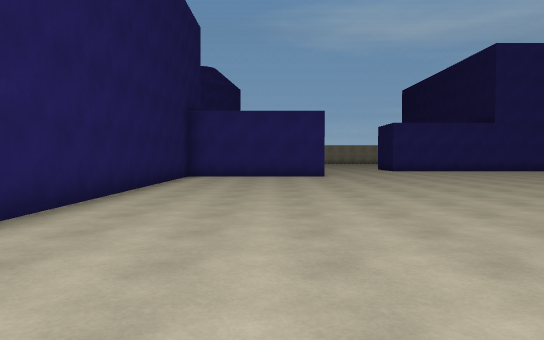
[1] (above)

24 first-person views from a walk through a scene from a Unity 3-D project. The camera is 1.3 m above the floor, tilts 2° down and sees 70° across. The floor is counted in squares, 2 m on a side. Each view is taken from the middle of a square. On the plan, view 1 faces up. The plan holds only what a view shows up to about 11 squares ahead; the rest is blank. The place goes on beyond the plan. The player is left out.

[2]
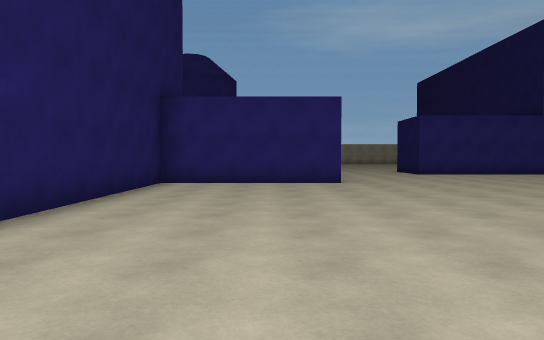

[3]
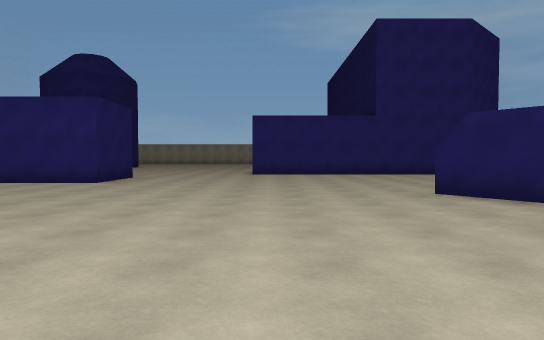

[4]
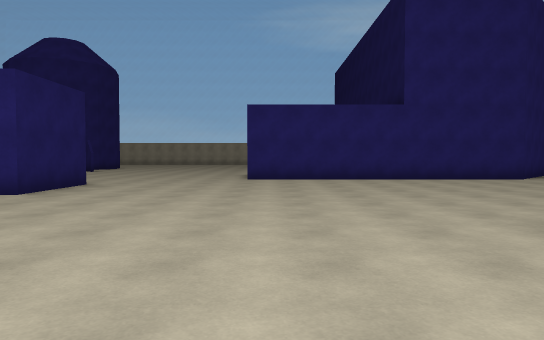

[5]
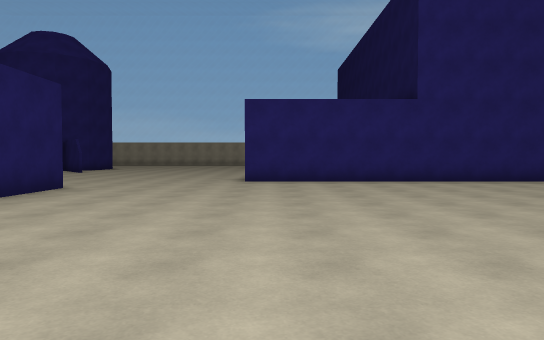

[6]
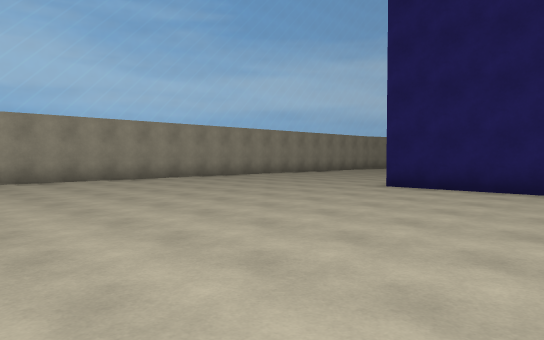

[7]
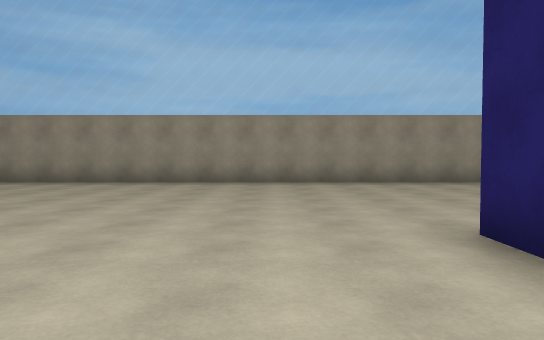

[8]
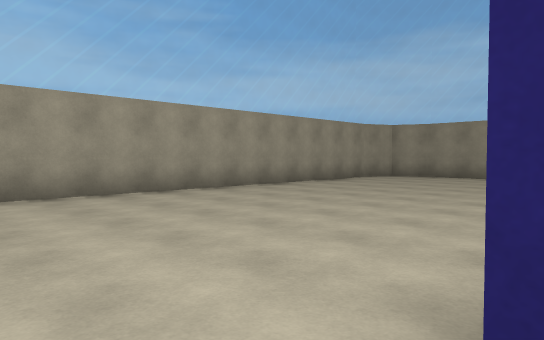

[9]
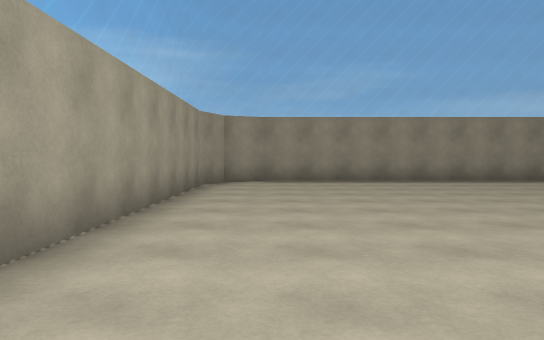

[10]
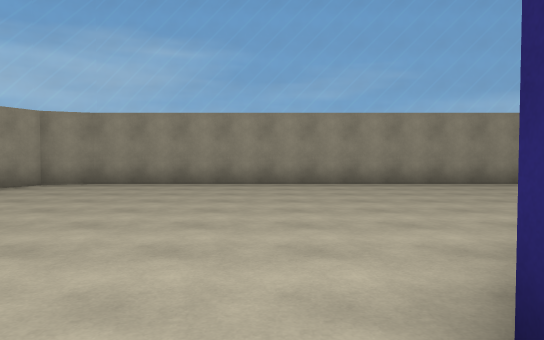

[11]
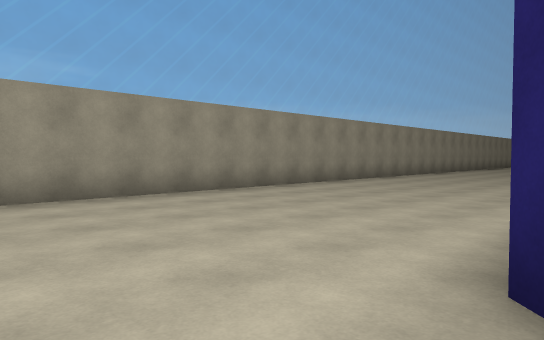

[12]
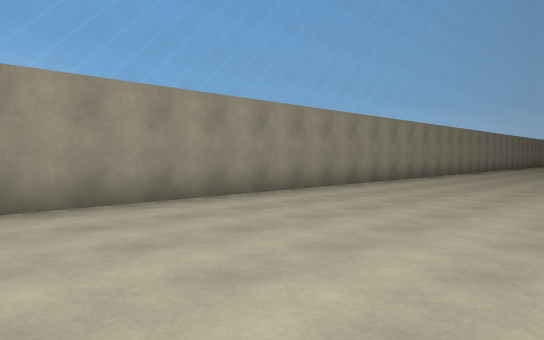

[13]
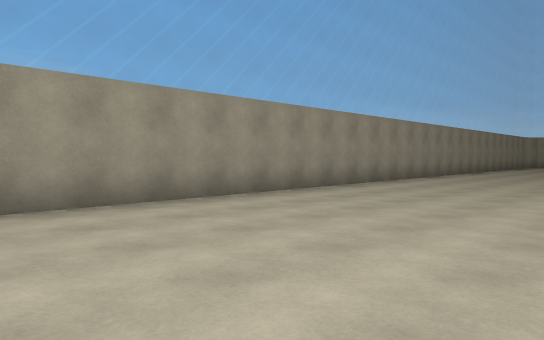

[14]
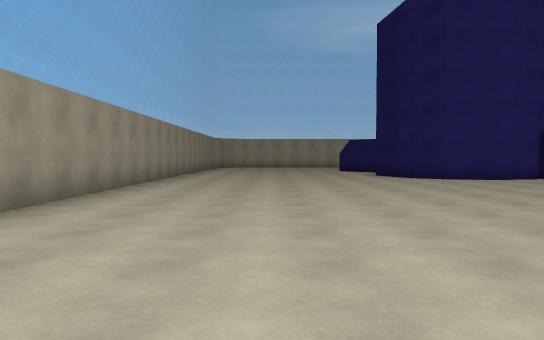

[15]
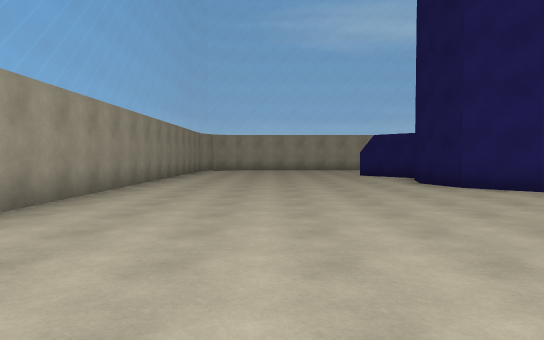

[16]
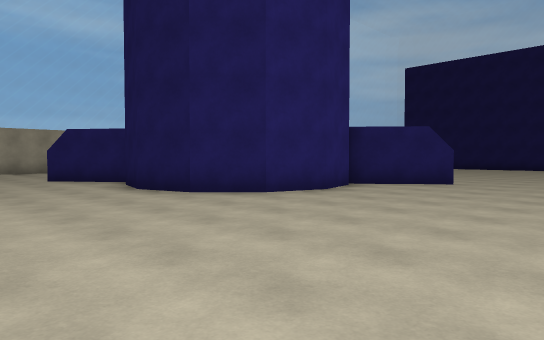

[17]
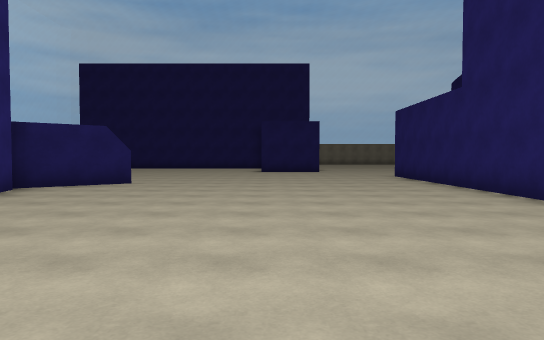

[18]
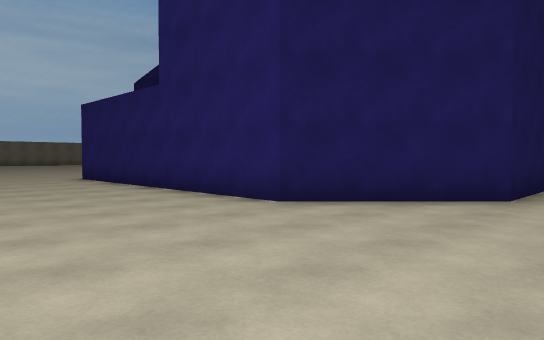

[19]
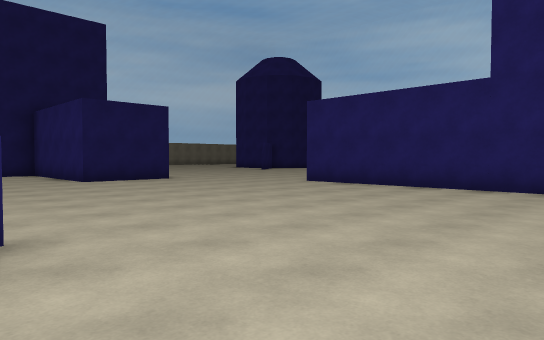

[20]
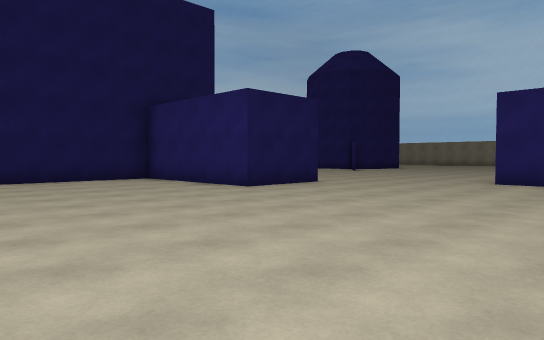

[21]
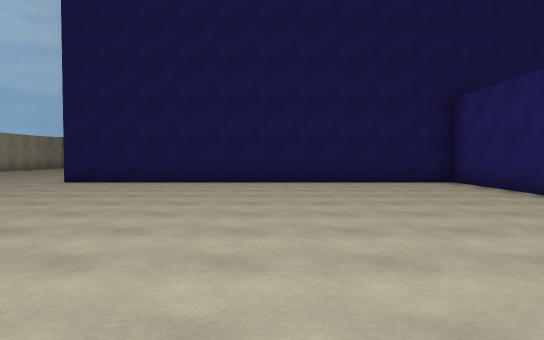

[22]
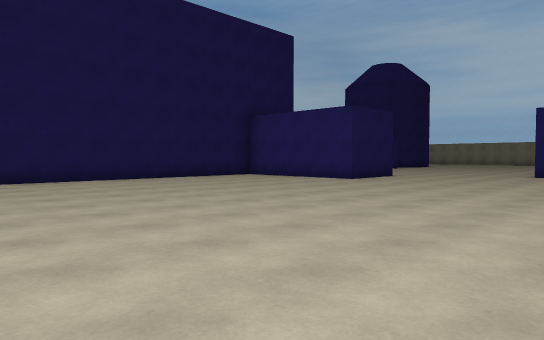

[23]
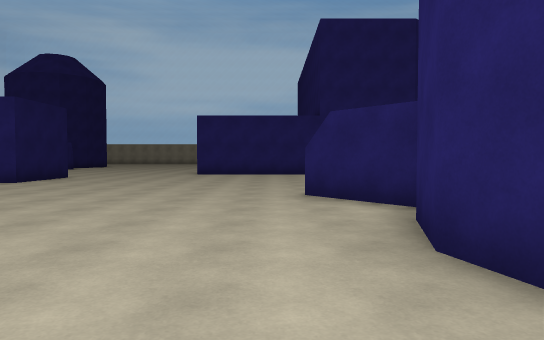

[24]
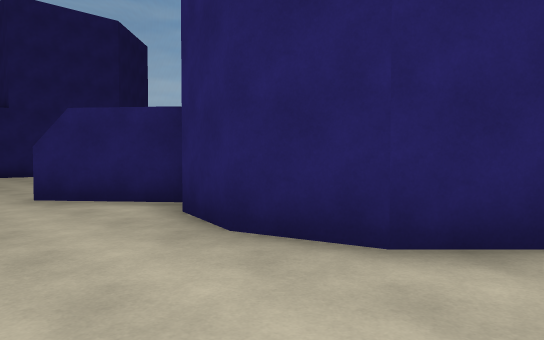

### Floor plan
Points are (right, up) in squares from view 1. A wall is a line through its corners. A room is listed if a view was taken in it or the views show most of it. See-through windows are left out.
Room 1 (views 1, 2, 3, 4, 5, 6, 7, 8, 9, 10, 11, 12, 13, 14, 15, 16, 17, 18, 19, 20, 21, 22, 23, 24)
walls: (9.8, 8.3) (8.7, 9.7); (13.1, 17) (5.3, 17) (5.3, 19.4) (9.7, 19.4) (9.7, 29.2); (-1.6, 22.3) (-3.2, 24.3); (-8.5, 10.4) (-8.5, 12.6) (-6.1, 15) (1.7, 15) (1.7, 12.6) (-2.7, 12.6) (-2.7, 2.8); (-3.4, 24.1) (-4.8, 23.7) (-6.1, 24.1) (-7.1, 25) (-7.4, 26.3) (-7.1, 27.6); (-3.1, 24.3) (-1.6, 22.5); (-3.3, 28.5) (-2.5, 27.7) (-2.1, 26.4) (-2.5, 25); (-6.6, 28.5) (-7.5, 29.6); (-14.1, 28) (-14.1, -2.2) (-13.7, -3.2) (-12.7, -3.6) (5.8, -3.6)

Positions as (right, up) in squares from view 1, and headings:
1: (0, 0), facing up
2: (0, 3), facing up
3: (6, 3), facing up
4: (6, 6), facing up
5: (6, 7), facing up
6: (5, 7), facing down-left
7: (-1, 6), facing down
8: (-2, 3), facing down-left
9: (-4, -2), facing left
10: (-5, 2), facing left
11: (-8, 3), facing up-left
12: (-9, 6), facing up-left
13: (-9, 10), facing up-left
14: (-11, 13), facing up
15: (-11, 17), facing up
16: (-11, 19), facing up-right
17: (-11, 19), facing right
18: (-10, 19), facing down-right
19: (-5, 23), facing down-right
20: (-1, 25), facing down-right
21: (0, 24), facing right
22: (-1, 29), facing down-right
23: (-1, 29), facing down
24: (0, 29), facing down-left
